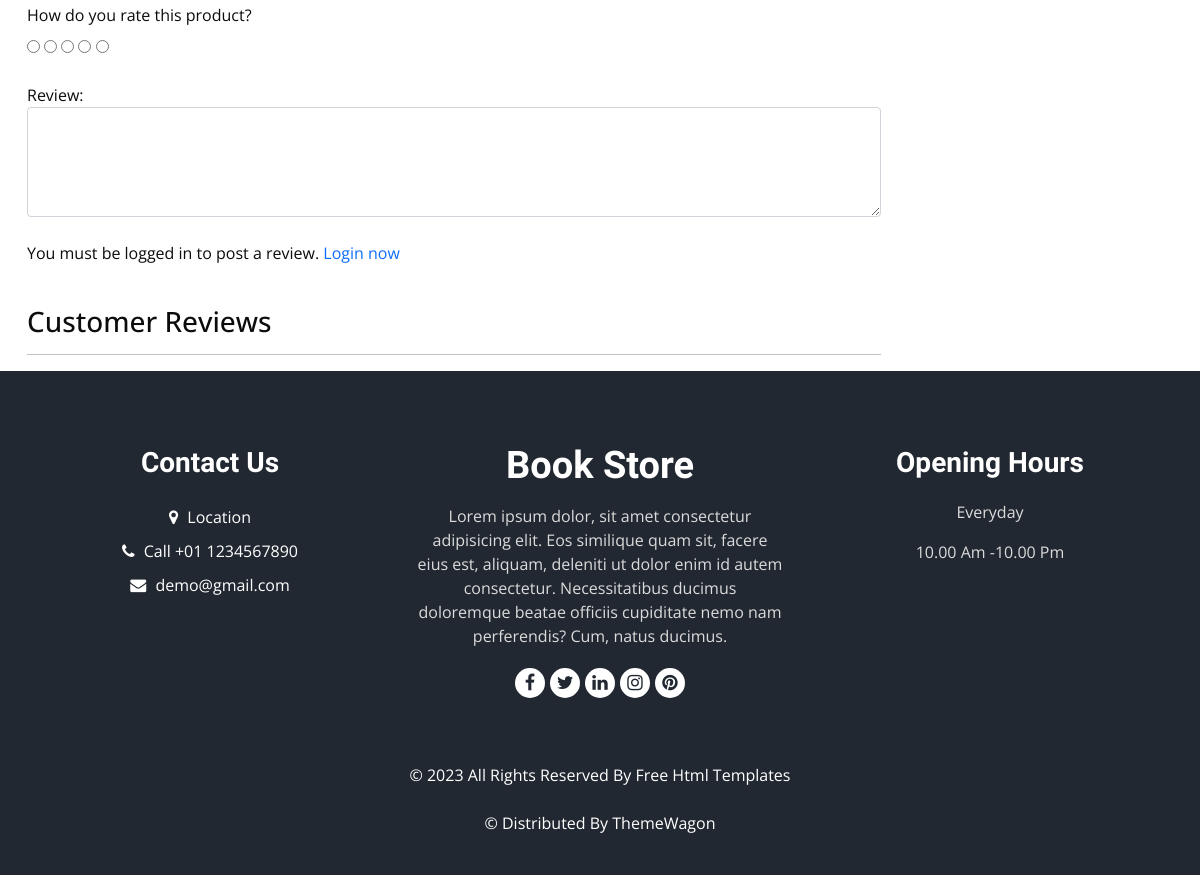
The page /category/horror-book/the-haunting-of-hill-house/ (lower part) on the database as committed earlier.
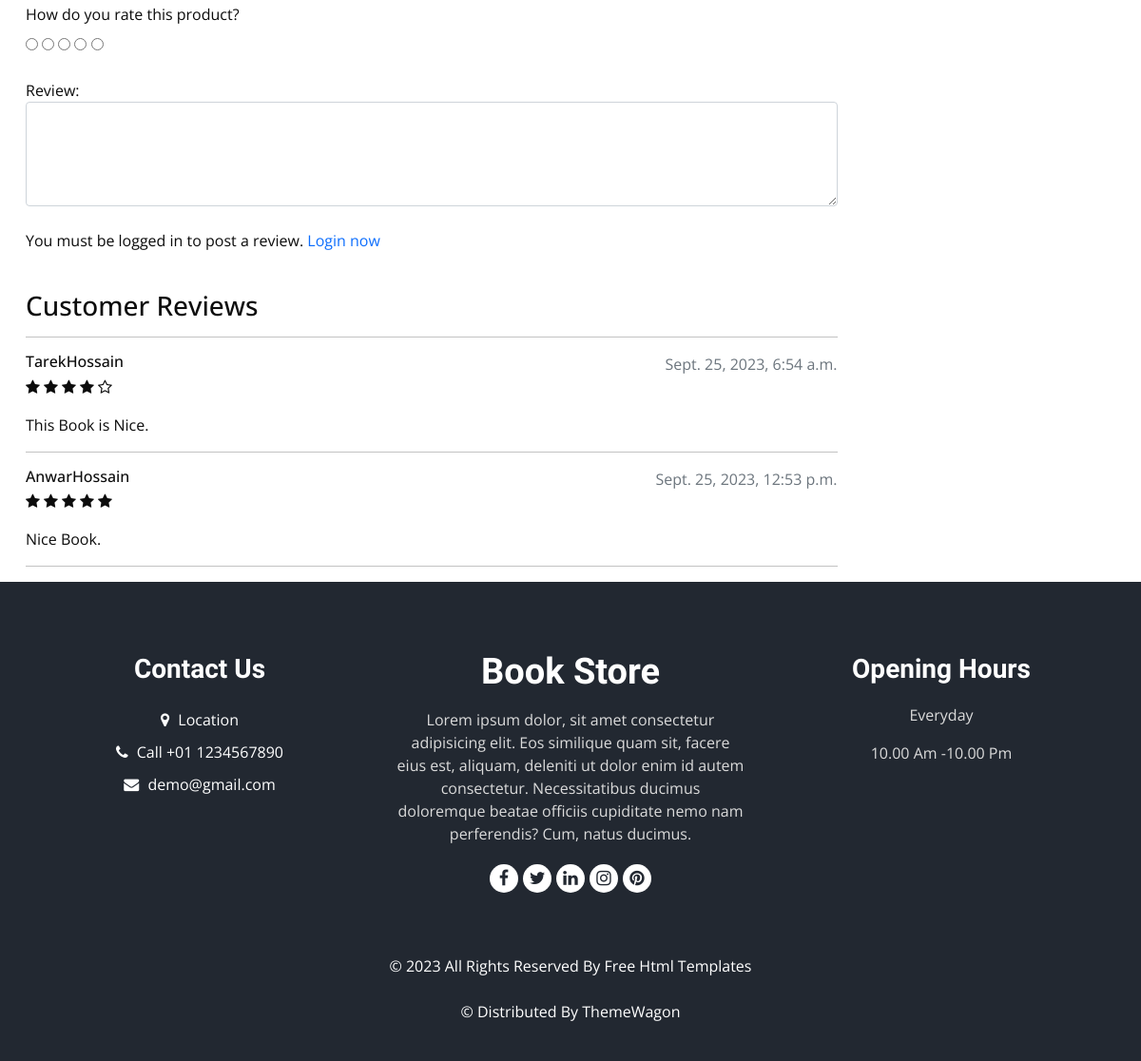
The same page on the database as committed later.
### books/models.py (models this page shows, shortened)
class ReviewRating(models.Model):
    product = models.ForeignKey(Books, on_delete=models.CASCADE)
    user = models.ForeignKey(User, on_delete=models.CASCADE)
    review = models.TextField(max_length=500, blank=True)
    rating = models.IntegerField(choices=RATING)
    created_at = models.DateTimeField(auto_now_add=True)
    updated_at = models.DateTimeField(auto_now=True)

### books/views.py (the view)
# urls.py: path('category/<slug:category_slug>/<slug:product_slug>/', product_detail, name = 'product_detail'),
def product_detail(request, category_slug, product_slug):
    try:
        single_product = Books.objects.get(category__slug=category_slug, slug=product_slug)
    except Exception as e:
        raise e
    reviews = ReviewRating.objects.filter(product_id=single_product.id)
    context = {
        'product': single_product,
        'reviews': reviews
    }
    return render(request, 'books/product_detail.html', context)

### books/templates/books/product_detail.html (shortened to what this page needs)
{% extends 'base.html' %}
{% load static %}
{% block body %}
<section class="section-content padding-y bg">
<div class="container">
<br>
<div class="row">
	<div class="col-md-9">
		<form action="{% url 'submit_review' product.id %}" method="POST">
			<div>
				<label>How do you rate this product?</label>
				<br>
				<div class="rate">
					<input type="radio" name="rating" id="rating2" value="1" required /><label for="rating2" title="1"></label>
					<input type="radio" name="rating" id="rating4" value="2" required /><label for="rating4" title="2"></label>
					<input type="radio" name="rating" id="rating6" value="3" required /><label for="rating6" title="3"></label>
					<input type="radio" name="rating" id="rating8" value="4" required /><label for="rating8" title="4"></label>
					<input type="radio" name="rating" id="rating10" value="5" required /><label for="rating10" title="5"></label>
				</div>
				<br>
				Review:
				<textarea name="review" rows="4" class="form-control"></textarea>
				<br>
				{% if user.is_authenticated %}
					<input type="submit" value="Submit Review" class="btn btn-primary">
				{% else %}
					<p>You must be logged in to post a review. <span><a href="{% url 'login' %}">Login now</a></span></p>
				{% endif %}
			</div>
		</form>
<br>
<header class="section-heading">
<h3>Customer Reviews </h3>
</header>
{% for review in reviews %}
<hr>
		<article class="box mb-3">
			<div class="icontext w-100">
				<div class="text">
					<span class="date text-muted float-md-right">{{review.updated_at}} </span>
					<h6 class="mb-1">{{review.user}} </h6>
					<div class="rating-star">
						<span>
							<i class="fa fa-star{% if review.rating == 0.5 %}-half-o{% elif review.rating < 1 %}-o {% endif %}" aria-hidden="true"></i>
							<i class="fa fa-star{% if review.rating == 1.5 %}-half-o{% elif review.rating < 2 %}-o {% endif %}" aria-hidden="true"></i>
							<i class="fa fa-star{% if review.rating == 2.5 %}-half-o{% elif review.rating < 3 %}-o {% endif %}" aria-hidden="true"></i>
							<i class="fa fa-star{% if review.rating == 3.5 %}-half-o{% elif review.rating < 4 %}-o {% endif %}" aria-hidden="true"></i>
							<i class="fa fa-star{% if review.rating == 4.5 %}-half-o{% elif review.rating < 5 %}-o {% endif %}" aria-hidden="true"></i>
						</span>
					</div>
				</div>
			</div>
			<div class="mt-3">
				<p>
					{{review.review}}
				</p>
			</div>
		</article>
{% endfor %}
<hr>
	</div>
</div>
</div>
</section>
{% endblock %}

Rows that differ between the two databases and show on the page:
added ReviewRating: updated_at "Sept. 25, 2023, 6:54 a.m.", user "TarekHossain", rating 4 (drawn), review "This Book is Nice."
added ReviewRating: updated_at "Sept. 25, 2023, 12:53 p.m.", user "AnwarHossain", rating 5 (drawn), review "Nice Book."
